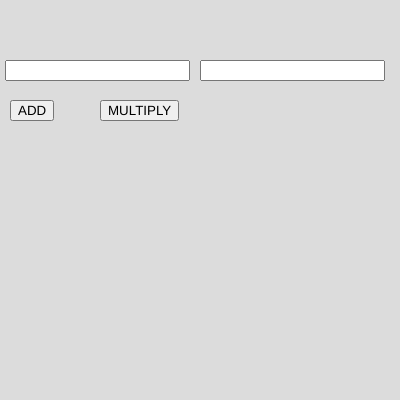
Frame 1 (no input)
Frame 60 (no input): identical to frame 1, image omitted
Frame 120 (the mouse pressed at the canvas centre since frame 60): identical to frame 1, image omitted

The p5.js sketch that drew this single still picture (run headless with seeded random() and noise() and a simulated clock; from frame 60 on, the mouse is pressed at the canvas centre):

// p5.js sketch
// ── sketch.js
var num1, num2;
var b1, b2;

function setup() {
  createCanvas(400, 400);

  num1 = createInput();
  num1.position(5, 60);

  num2 = createInput();
  num2.position(200, 60);

  b1 = createButton("ADD");
  b1.position(10, 100);
  b1.mousePressed(add);

  b2 = createButton("MULTIPLY");
  b2.position(100, 100);
  b2.mousePressed(mul);

}

function draw() {
  background(220);
}

function add(){
  console.log("Add");
}

function mul(){
  console.log("Multiply");
}


//2 numbers
//button
